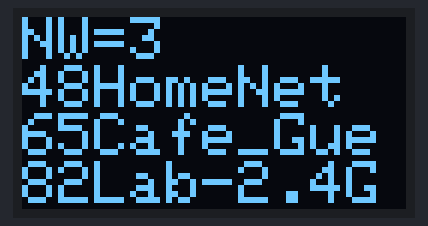
Simulated run of this sketch. Board: ESP8266 (Wemos D1 mini). Parts: 128×64 one-colour display. A WiFi scan finds three made-up networks; what the sketch prints to the serial monitor is not drawn.

Above: at 2.4 s.

The sketch:

D1miniWiFiOLED.ino
```cpp
/* PAR 13 Jul 20
D1mini WifFi scan with output to OLED screen
 */
#include "ESP8266WiFi.h"
#define WIFI_OPEN  7
#define PAUSE 7000

#include <SPI.h>
#include <Wire.h>
#include <Adafruit_GFX.h>
#include <Adafruit_SSD1306.h>
#define SCREEN_WIDTH 128 // OLED display width, in pixels
#define SCREEN_HEIGHT 64 // OLED display height, in pixels
// Declaration for an SSD1306 display connected to I2C (SDA, SCL pins)
#define OLED_RESET     -1 // Reset pin # (or -1 if sharing Arduino reset pin)
Adafruit_SSD1306 display(SCREEN_WIDTH, SCREEN_HEIGHT, &Wire, OLED_RESET);
#define NUMFLAKES     10 // Number of snowflakes in the animation example

void setup()
{
    Serial.begin(115200);
    while(!Serial);
    delay(100);
    // SSD1306_SWITCHCAPVCC = generate display voltage from 3.3V internally
    if(!display.begin(SSD1306_SWITCHCAPVCC, 0x3c)) { // Address 0x3D for 128x64
      Serial.println("SSD1306 allocation failed");
      for(;;); // Don't proceed, loop forever
    }
    Serial.println("display begin OK\n");
    display.clearDisplay();
    display.display();
    display.setTextSize(2);
    display.setTextColor(SSD1306_WHITE);
    display.setCursor(0,0);
    // Set WiFi to station mode and disconnect from an AP if it was previously connected
    WiFi.mode(WIFI_STA);
    WiFi.disconnect();
    delay(100);
}

void loop()
{
    char  buf[40];
    int j;
    Serial.println("scan start");
    int n = WiFi.scanNetworks();
    Serial.println("scan done");
    if (n == 0) {
        Serial.println("no networks found");
        display.print("No networks");
        display.display();
    } else {
        Serial.print(n);
        Serial.println(" networks found");
        display.clearDisplay();
        display.setCursor(0,0);
        display.print("NW=");
        display.print(n);
        j = 1;
        for (int i = 0; i < n; ++i) {
            // Print SSID and RSSI for each network found
            display.setCursor(0,j*16);
            display.print(-WiFi.RSSI(i));
            display.print(WiFi.SSID(i).substring(0,8));
            display.display();
            if(++j>=4){
               j = 0;
               delay(PAUSE);
               display.clearDisplay();
            }
            Serial.print(i + 1);
            Serial.print(": ");
            Serial.print(WiFi.SSID(i));
            Serial.print(" (");
            Serial.print(WiFi.RSSI(i));
            Serial.print(")");
            Serial.println((WiFi.encryptionType(i) == WIFI_OPEN)?" ":"*");
            delay(10);
        }
        display.display();
    }
    Serial.println("");

    // Wait a bit before scanning again
    delay(PAUSE);
}
```

Measured:
- what the display in image 0 shows lasts 7.0 s, from 2.4 s to 9.4 s
